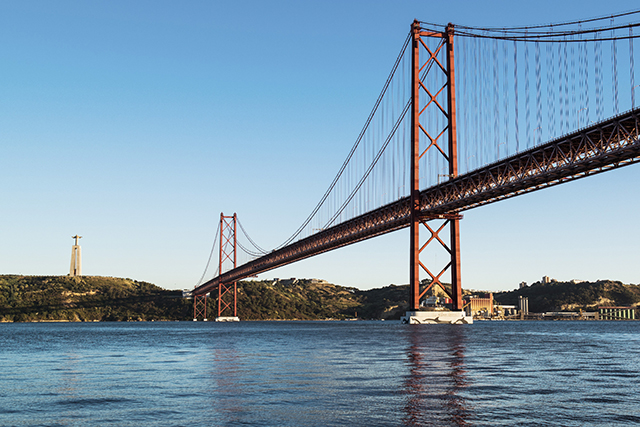
#> input picture py_curso_openVC/openCV_ex_prog/imgs/ponte.jpg, 640 x 427 px
$ python ex_openCV_26.py
#> lines starting #> are read from the running program, lines starting #| are printed output that depends on the picture
import cv2
import numpy as np

img = cv2.imread('imgs/ponte.jpg')
#> img is the input picture: shape (427, 640, 3); mean B, G, R 172, 151.6, 124.8

img = img[::2, ::2] # Diminui a imagem
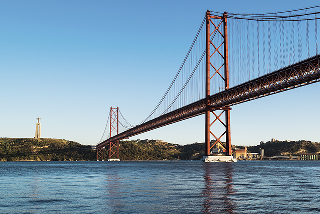
#> img: shape (214, 320, 3); mean B, G, R 172, 151.5, 124.6
suave = np.vstack([
    np.hstack([img,
               cv2.medianBlur(img,  3)]),
    np.hstack([cv2.medianBlur(img,  5),
               cv2.medianBlur(img,  7)]),
    np.hstack([cv2.medianBlur(img,  9),
               cv2.medianBlur(img, 11)]),])
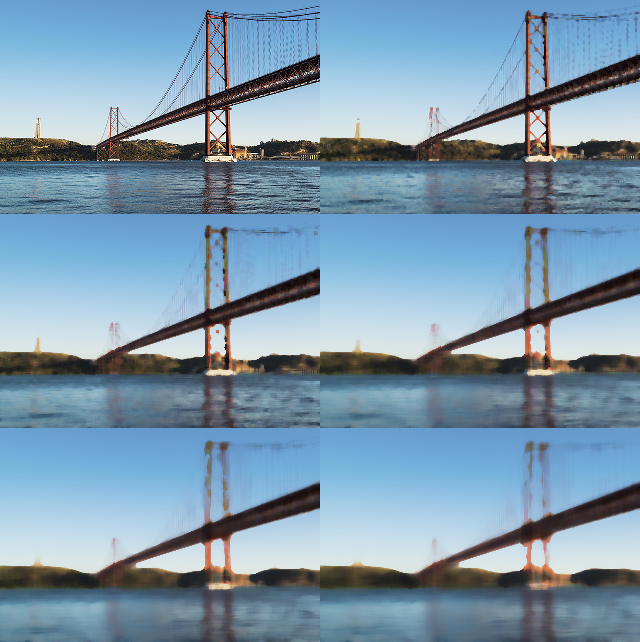
#> suave: shape (642, 640, 3); mean B, G, R 173.4, 152.6, 124.9
cv2.imshow("Imagem original e suavisadas pela mediana", suave)

cv2.waitKey(0)
cv2.destroyAllWindows()
# On Mac need to force to destroyAllWindows.
cv2.waitKey(1)

$ run again, with py_curso_openVC/openCV_ex_prog/imgs/bia.jpg copied over py_curso_openVC/openCV_ex_prog/imgs/ponte.jpg
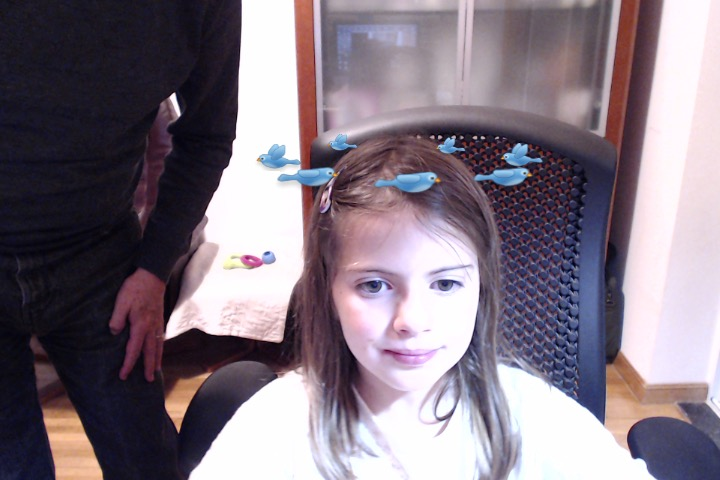
#> input picture py_curso_openVC/openCV_ex_prog/imgs/bia.jpg, 720 x 480 px
#> img is the input picture: shape (480, 720, 3); mean B, G, R 130, 118.4, 129.8
#> `img = img[::2, ::2]`:
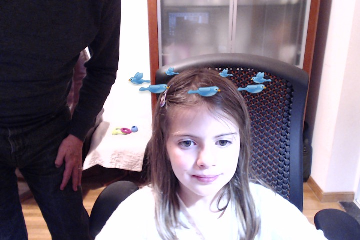
#> img: shape (240, 360, 3); mean B, G, R 129.9, 118.2, 129.7
#> `suave = np.vstack([ np.hstack([img, cv2.medianBlur(img,  3)]), np.hsta..`:
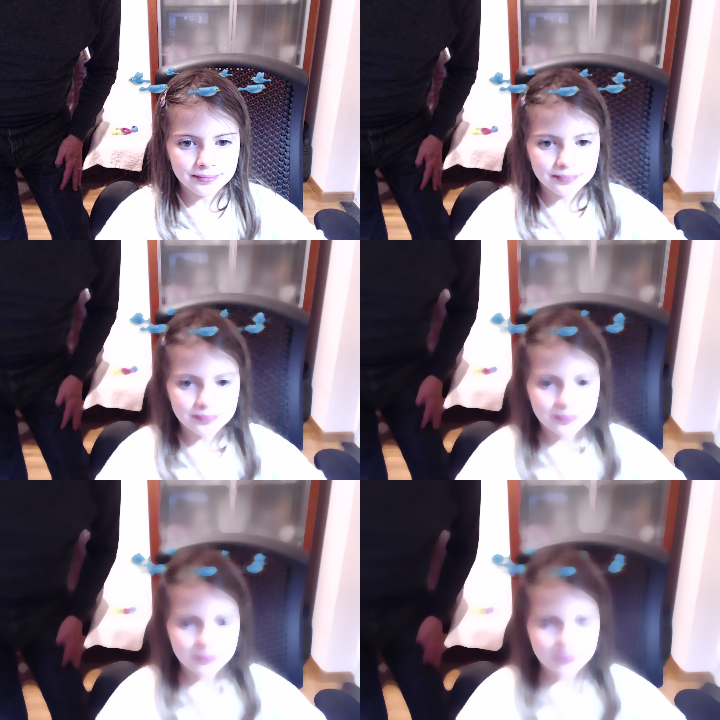
#> suave: shape (720, 720, 3); mean B, G, R 129.9, 118.1, 129.7

$ run again, with py_curso_openVC/openCV_ex_prog/imgs/caras.jpg copied over py_curso_openVC/openCV_ex_prog/imgs/ponte.jpg
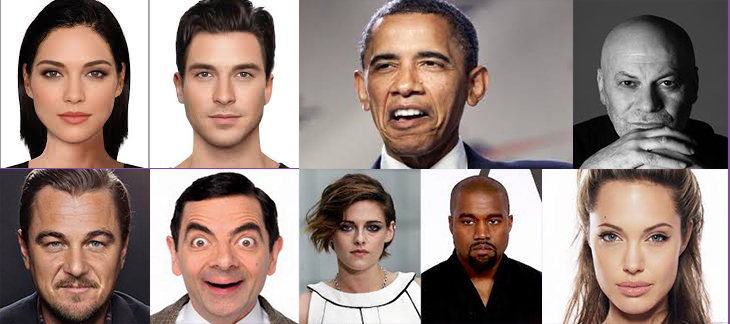
#> input picture py_curso_openVC/openCV_ex_prog/imgs/caras.jpg, 730 x 324 px
#> img is the input picture: shape (324, 730, 3); mean B, G, R 126.4, 133.1, 151.4
#> `img = img[::2, ::2]`:
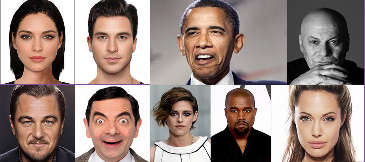
#> img: shape (162, 365, 3); mean B, G, R 126.4, 133.1, 151.4
#> `suave = np.vstack([ np.hstack([img, cv2.medianBlur(img,  3)]), np.hsta..`:
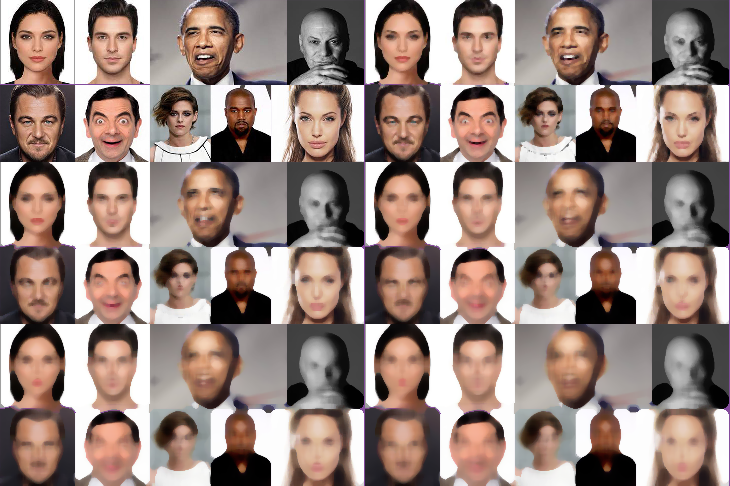
#> suave: shape (486, 730, 3); mean B, G, R 127.5, 134.6, 153.3
